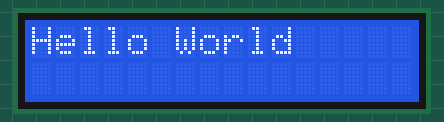
This sketch was run on a simulated Arduino Uno, built with avr-gcc and run on an emulated ATmega328P. On the bench: 16×2 character LCD.

Above: at 0.1 s.
At 1.1 s:
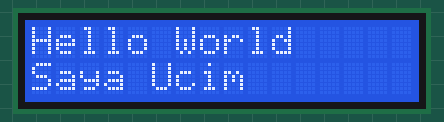
At 2.1 s:
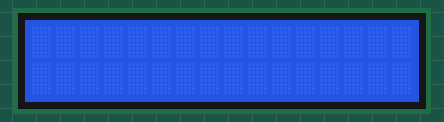

Measured:
- by itself, everything shown: repeats every 3.0 s, in 3 steps
- what the display in image 1 shows lasts 1.0 s, from 1.1 s to 2.1 s

The sketch:

SimpleLCD_I2C.ino
```cpp
#include <Wire.h>
#include <LiquidCrystal_I2C.h>

// LiquidCrystal_I2C namaDisplay(alamat I2C, panjang LCD, lebar LCD);
LiquidCrystal_I2C displayESP(0x27, 16, 2);

void setup() {
  Serial.begin(115200);
  displayESP.init();

  displayESP.clear();
  displayESP.backlight();
}

void loop() {
  displayESP.setCursor(0, 0);
  displayESP.print("Hello World");
  delay(1000);
  displayESP.setCursor(0, 1);
  displayESP.print("Saya Ucim");
  delay(1000);
  displayESP.clear();
  delay(1000);
}
```
